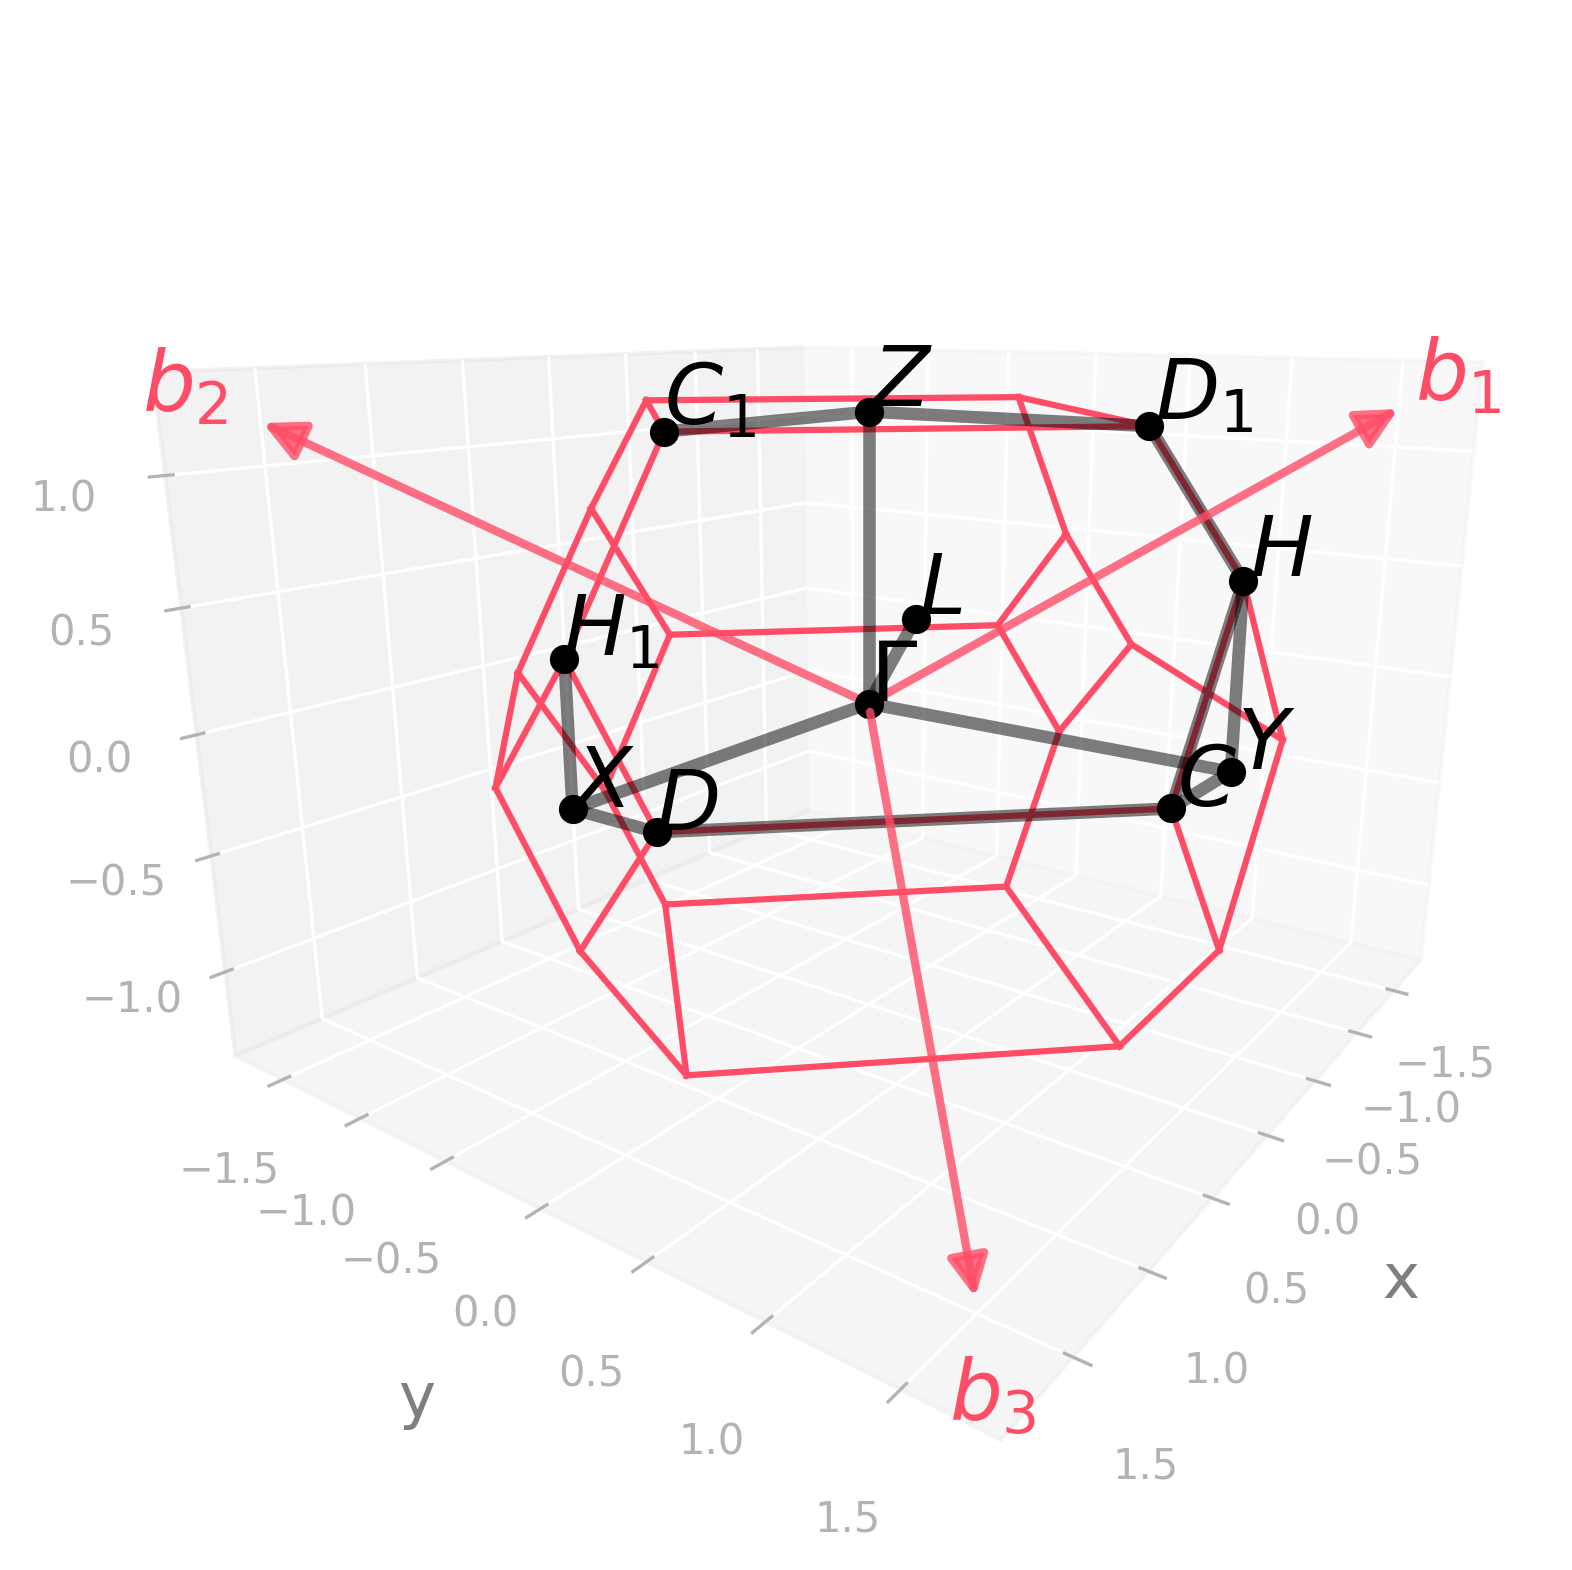

Reproduce this figure in Python.
import radtools as rad

l = rad.lattice_example(f"ORCF2")
l.plot("brillouin-kpath")
# Save an image:
l.savefig(
    "orcf2_brillouin.png",
    elev=15,
    azim=36,
    dpi=300,
   bbox_inches="tight",
)
# Interactive plot:
l.show(elev=15, azim=36)
